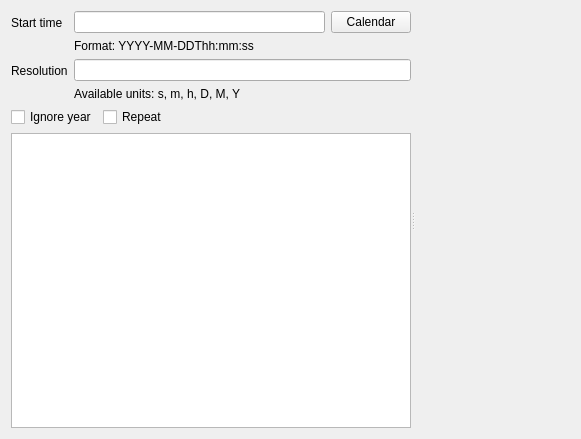
<?xml version="1.0" encoding="UTF-8"?>
<!--
######################################################################################################################
# Copyright (C) 2017-2022 Spine project consortium
# This file is part of Spine Toolbox.
# Spine Toolbox is free software: you can redistribute it and\/or modify it under the terms of the GNU Lesser General
# Public License as published by the Free Software Foundation, either version 3 of the License, or (at your option)
# any later version. This program is distributed in the hope that it will be useful, but WITHOUT ANY WARRANTY;
# without even the implied warranty of MERCHANTABILITY or FITNESS FOR A PARTICULAR PURPOSE. See the GNU Lesser General
# Public License for more details. You should have received a copy of the GNU Lesser General Public License along with
# this program. If not, see <http:\/\/www.gnu.org\/licenses\/>.
######################################################################################################################
-->
<ui version="4.0">
 <class>TimeSeriesFixedResolutionEditor</class>
 <widget class="QWidget" name="TimeSeriesFixedResolutionEditor">
  <property name="geometry">
   <rect>
    <x>0</x>
    <y>0</y>
    <width>581</width>
    <height>439</height>
   </rect>
  </property>
  <property name="windowTitle">
   <string>Form</string>
  </property>
  <layout class="QVBoxLayout" name="verticalLayout">
   <item>
    <widget class="QSplitter" name="splitter">
     <property name="orientation">
      <enum>Qt::Horizontal</enum>
     </property>
     <property name="childrenCollapsible">
      <bool>false</bool>
     </property>
     <widget class="QWidget" name="verticalLayoutWidget">
      <layout class="QVBoxLayout" name="left_layout">
       <item>
        <layout class="QFormLayout" name="formLayout">
         <item row="0" column="0">
          <widget class="QLabel" name="start_time_label">
           <property name="text">
            <string>Start time</string>
           </property>
          </widget>
         </item>
         <item row="0" column="1">
          <layout class="QVBoxLayout" name="verticalLayout_2">
           <item>
            <layout class="QHBoxLayout" name="horizontalLayout">
             <item>
              <widget class="QLineEdit" name="start_time_edit"/>
             </item>
             <item>
              <widget class="QPushButton" name="calendar_button">
               <property name="text">
                <string>Calendar</string>
               </property>
              </widget>
             </item>
            </layout>
           </item>
           <item>
            <widget class="QLabel" name="start_time_format_label">
             <property name="text">
              <string>Format: YYYY-MM-DDThh:mm:ss</string>
             </property>
            </widget>
           </item>
          </layout>
         </item>
         <item row="1" column="0">
          <widget class="QLabel" name="resolution_label">
           <property name="text">
            <string>Resolution</string>
           </property>
          </widget>
         </item>
         <item row="1" column="1">
          <layout class="QVBoxLayout" name="verticalLayout_3">
           <item>
            <widget class="QLineEdit" name="resolution_edit"/>
           </item>
           <item>
            <widget class="QLabel" name="resolution_format_label">
             <property name="text">
              <string>Available units: s, m, h, D, M, Y</string>
             </property>
            </widget>
           </item>
          </layout>
         </item>
        </layout>
       </item>
       <item>
        <layout class="QHBoxLayout" name="horizontalLayout_2">
         <item>
          <widget class="QCheckBox" name="ignore_year_check_box">
           <property name="text">
            <string>Ignore year</string>
           </property>
          </widget>
         </item>
         <item>
          <widget class="QCheckBox" name="repeat_check_box">
           <property name="text">
            <string>Repeat</string>
           </property>
          </widget>
         </item>
         <item>
          <spacer name="horizontalSpacer_3">
           <property name="orientation">
            <enum>Qt::Horizontal</enum>
           </property>
           <property name="sizeHint" stdset="0">
            <size>
             <width>40</width>
             <height>20</height>
            </size>
           </property>
          </spacer>
         </item>
        </layout>
       </item>
       <item>
        <widget class="TimeSeriesFixedResolutionTableView" name="time_series_table">
         <attribute name="horizontalHeaderStretchLastSection">
          <bool>true</bool>
         </attribute>
        </widget>
       </item>
      </layout>
     </widget>
     <widget class="PlotWidget" name="plot_widget" native="true"/>
    </widget>
   </item>
  </layout>
 </widget>
 <customwidgets>
  <customwidget>
   <class>PlotWidget</class>
   <extends>QWidget</extends>
   <header>spinetoolbox/widgets/plot_widget.h</header>
   <container>1</container>
  </customwidget>
  <customwidget>
   <class>TimeSeriesFixedResolutionTableView</class>
   <extends>QTableView</extends>
   <header>spinetoolbox/widgets/custom_qtableview.h</header>
  </customwidget>
 </customwidgets>
 <resources/>
 <connections/>
</ui>
